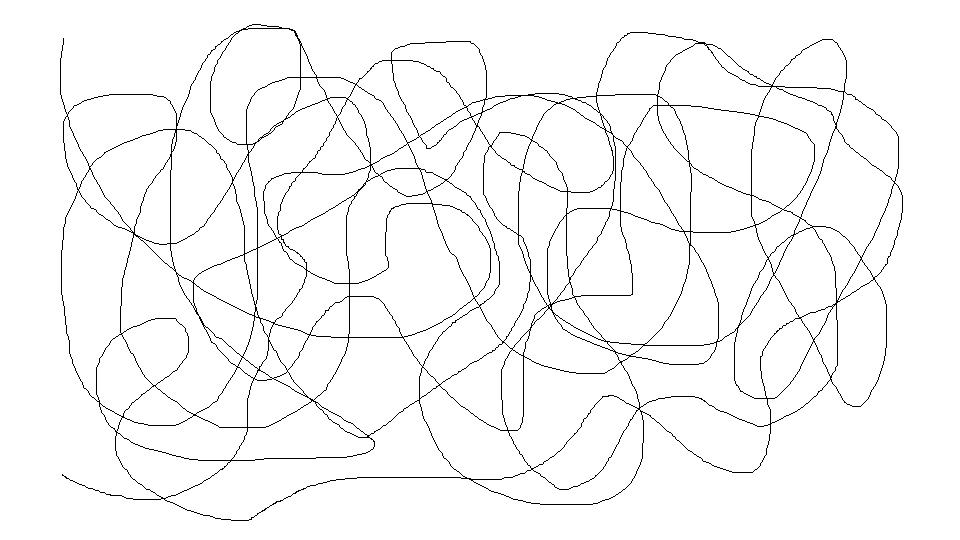
#> input picture leiter_demo/task1/tests/sim_test_toobig/test_search.jpg, 960 x 540 px, found by its file name
$ python brute_force_sim.py
#> lines starting #> are read from the running program, lines starting #| are printed output that depends on the picture
### taskpic.py
import numpy as np
from PIL import Image, ImageFilter
import csv
import copy

from collections import deque

import sys
sys.path.append(r'C:\Users\palmerjh\Documents\AIVAS\leiter_demo\task2')
import retina_subpixel as r

box_line_width = 1

class TaskPic(object):
	def __init__(self,fname,im=None):
#> called with fname = 'test_search.jpg'
		self.fname = fname
		if im is None:
			self.im = Image.open(self.fname).convert('L')
		else:
			self.im = im
		self.pix = self.im2pix()

	def size(self):
		return self.pix.shape

	# Returns new TaskPic object resized using PIL.Image.resize()
	# [29 lines left out: functions resize, save, not called in this run]

	def im2pix(self):
		#print self.size()
		return 1.0 - np.asarray(self.im) / 255.0
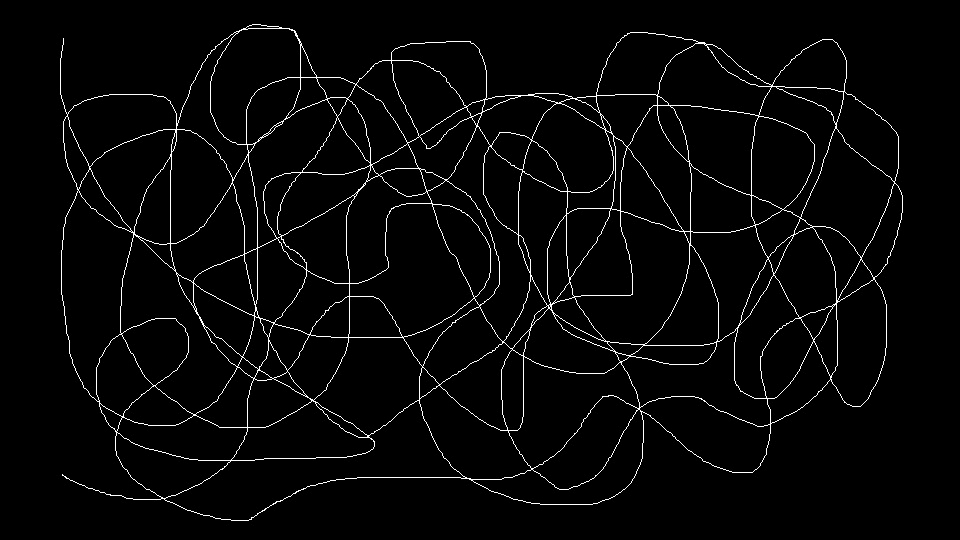
#> returned value: shape (540, 960) float64; min 0, max 1, mean 0.0299

	# [29 lines left out: functions pix2im, pix2retina, blur, rotate, not called in this run]

	# returns deep copy
	def copy(self):
		return copy.deepcopy(self)

	# updates self.im from self.pix
	def update(self):
		self.im = self.pix2im()

	# returns densest square with w = l = size as new TaskPic object
	# [19 lines left out: function densest_square, not called in this run]

class Target(TaskPic):
	"""Object to be found in Leiter Task 1"""
	most_sim = {'sp':[],   # format: [(pixel)]
                'mm':[],
                'alt':[]}
	def __init__(self,fname,threshhold,im=None):
		super(Target,self).__init__(fname,im)
		self.threshhold = threshhold
		#self.nClear = self.findClear()

	'''
	# Returns new Target object resized using PIL.Image.resize()
	def resize(self,factor):
		x,y = self.size()
		new_x = int(round(float(x) / factor))
		new_y = int(round(float(y) / factor))

		#print new_x,new_y

		name, ext = self.fname.split('.')

		new_im = self.im.resize((new_y,new_x))
		#new_im.show()

		return Target(name+'_small.'+ext,self.threshhold,self.im.resize((new_y,new_x)))
	'''

	# [35 lines left out: function findClear, not called in this run]

	def inside(self,pixel,size):
		return pixel[0] >= 0 and pixel[0] < size[0] and pixel[1] >= 0 and pixel[1] < size[1]
	'''
	def inside(self,val,max):
		return val >= 0 and val < max
	'''
	# Places boxes around "found" objects; color corresponds to algorithm used
	# 	-sum-prod: red
	# 	-min-max: green
	# 	-alt: blue
	# Creates new version of original search space
	# [57 lines left out: functions box, drawBox, drawLine, debug, not called in this run]

'''
	# DFS
	def helper(self,x,y):
		if self.outside(x,y):
			#print((x,y,'outside'))
			return 0

		val = self.pix[x,y]
		#if val == 42.0:
		#	return 0
		if val > self.threshhold:
			#print((x,y,val,'>t'))
			return 0

		self.pix[x,y] = 42.0
		nClear = 1

		nClear += self.helper(x-1,y-1)
		nClear += self.helper(x-1,y)
		nClear += self.helper(x-1,y+1)

		nClear += self.helper(x,y-1)
		nClear += self.helper(x,y+1)

		nClear += self.helper(x+1,y-1)
		nClear += self.helper(x+1,y)
		nClear += self.helper(x+1,y+1)

		return nClear

	def outside(self,x,y):
		xMax, yMax = self.pix.shape
		return x < 0 or x >= xMax or y < 0 or y >= yMax
'''

### similarity.py
import numpy as np

def sumProd(m1,m2):
    summation = 0.0
    prod = 1.0

    for e1,e2 in np.nditer([m1,m2]):
        # clear pixel - ignore
        if e1 == 42.0 or e2 == 42.0:
            continue

        summation += e1 + e2
        prod += e1 * e2

    if summation == 0.0:
        return 0.0

    return 2 * prod / summation

def maxMin(m1,m2):
    maximum = 0.0
    minimum = 0.0
    for e1,e2 in np.nditer([m1,m2]):
        # clear pixel - ignore
        if e1 == 42.0 or e2 == 42.0:
            continue

        maximum += max(e1,e2)
        minimum += min(e1,e2)

    if maximum == 0.0:
        return 1.0

    return minimum / maximum

def alt(m1,m2):
    absError = 0.0
    nRelevantPix = 0
    for e1,e2 in np.nditer([m1,m2]):
        # clear pixel - ignore
        if e1 == 42.0 or e2 == 42.0:
            continue

        nRelevantPix += 1
        absError += abs(e1 - e2)

    if absError == 0.0:
        return 1.0

    return 1.0 - absError / nRelevantPix

'''
def sumProd(m1,m2):
    summation = (m1.sum(dtype='float') + m2.sum(dtype='float')) / 2.0
    if summation == 0.0:
        return 1.0
    prod = 1
    for i in range(m1.size):
        prod += m1.item(i) * m2.item(i)

    return prod / summation

def maxMin(m1,m2):
    maximum = 0.0
    minimum = 0.0
    for i in range(m1.size):
        maximum += max(m1.item(i),m2.item(i))
        minimum += min(m1.item(i),m2.item(i))

    return minimum / maximum

def alt(m1,m2):
    absError = 0.0
    for i in range(m1.size):
        absError += abs(m1.item(i) - m2.item(i))

    return 1.0 - absError / m1.size
'''

### leiter_demo/task1/brute_force_sim.py
import numpy as np
from PIL import Image
import csv

import similarity as sim
import taskpic as tp

search_space_filename = 'test_search.jpg'
target_filenames = ['test_target1.jpg',
                    'test_target2.jpg']
threshhold = 0.5     # used in determining clear spaces

# Takes image file and converts it into 2D numpy array
#   -Elements of array are grayscale: 0.0 (white) to 1.0 (black)
def file2pix(fname):
    return 1.0 - np.asarray(Image.open(fname).convert('L')) / 255.0

def main():
    searchSpace = tp.TaskPic(search_space_filename)
    ssx, ssy = searchSpace.size()
#> ssx = 540; ssy = 960

    for t in target_filenames:
        target = tp.Target(t,threshhold)
#> call 2 of __init__, with fname = 'test_target1.jpg'
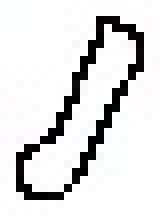
#> input picture leiter_demo/task1/tests/sim_test_small/test_target1.jpg, 20 x 27 px, found by its file name (shown 8 times larger)
#> in im2pix (call 2), `return 1.0 - np.asarray(self.im) / 255.0`:
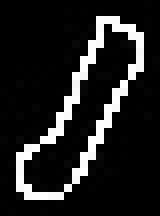
#> returned value: shape (27, 20) float64 (shown 8 times larger); min 0, max 1, mean 0.132
        print(t + ' initialized. now searching...\n')
        tx, ty = target.size()
#> tx = 27; ty = 20

        most_sim = {'sp':[0.0,(0,0)],   # format: [most_sim, (pixel)]
                    'mm':[0.0,(0,0)],
                    'alt':[0.0,(0,0)]}

        subSpace = np.empty((tx,ty))
        #spArr = np.empty((ssx-tx+1,ssy-ty+1))
        #altArr = np.empty((ssx-tx+1,ssy-ty+1))

        nIterations = (ssx-tx+1)*(ssy-ty+1)
#> nIterations = 483674
        counter = 0
        for sx in range(ssx-tx+1):
            for sy in range(ssy-ty+1):
                subSpace = np.array(searchSpace.pix[sx:sx+tx,sy:sy+ty])

                sp = sim.sumProd(target.pix,subSpace)
                mm = sim.maxMin(target.pix,subSpace)
                a = sim.alt(target.pix,subSpace)

                #spArr[sx,sy] = sp
                #altArr[sx,sy] = a

                if sp > most_sim['sp'][0]:
                    most_sim['sp'] = [sp,(sx,sy)]
                if mm > most_sim['mm'][0]:
                    most_sim['mm'] = [mm,(sx,sy)]
                if a > most_sim['alt'][0]:
                    most_sim['alt'] = [a,(sx,sy)]

                counter += 1

                if counter % 500 == 0:
                    print(str(round(100*(float(counter)/nIterations),1)) + r'% done')

        target.sp = most_sim['sp'][1]
        target.mm = most_sim['mm'][1]
        target.alt = most_sim['alt'][1]

        #debug(spArr,'sp'+target.fname.split('.')[0])
        #debug(altArr,'alt'+target.fname.split('.')[0])

        print(t + ' similarities:\n')
        print('sp: ' + str(most_sim['sp']))
        print('mm: ' + str(most_sim['mm']))
        print('alt: ' + str(most_sim['alt']) + '\n')

        print('Drawing boxes and saving...')
        target.box(searchSpace)

def debug(pix,fname):
    with open(fname + '.csv', 'wb') as file:
        wr = csv.writer(file,delimiter=',')
        wr.writerows(pix)


if __name__ == "__main__":
#> (the run stopped early here; a loop or call above may not have finished)
